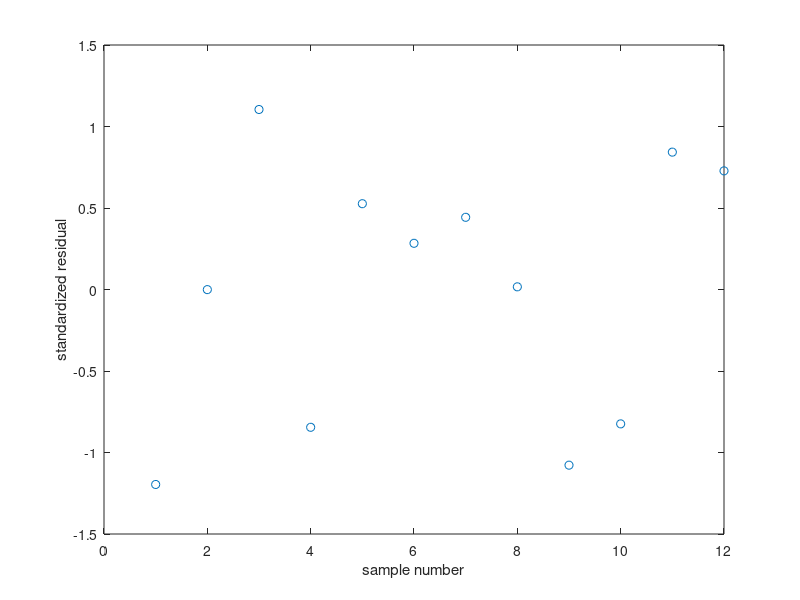
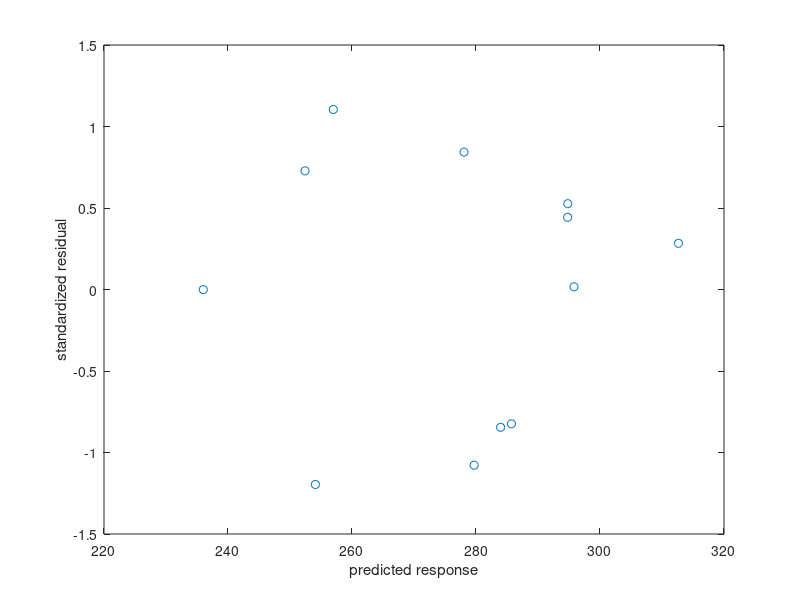
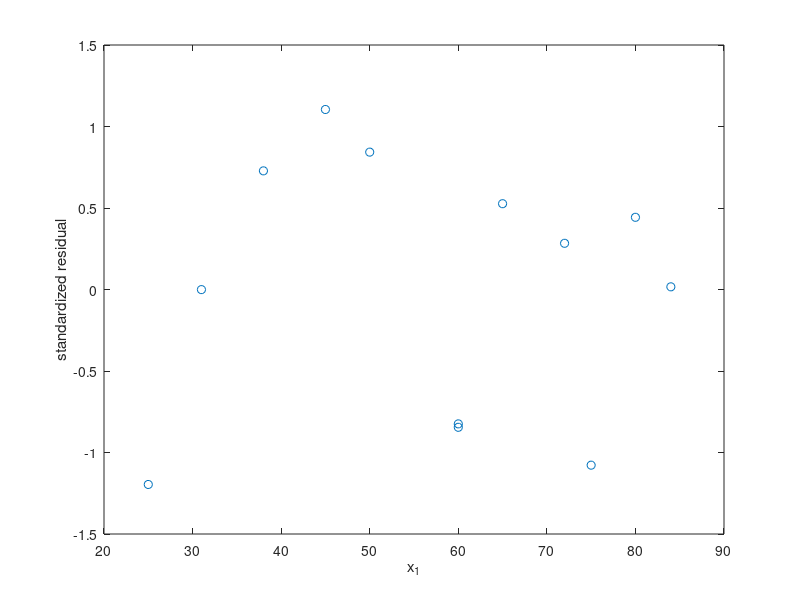
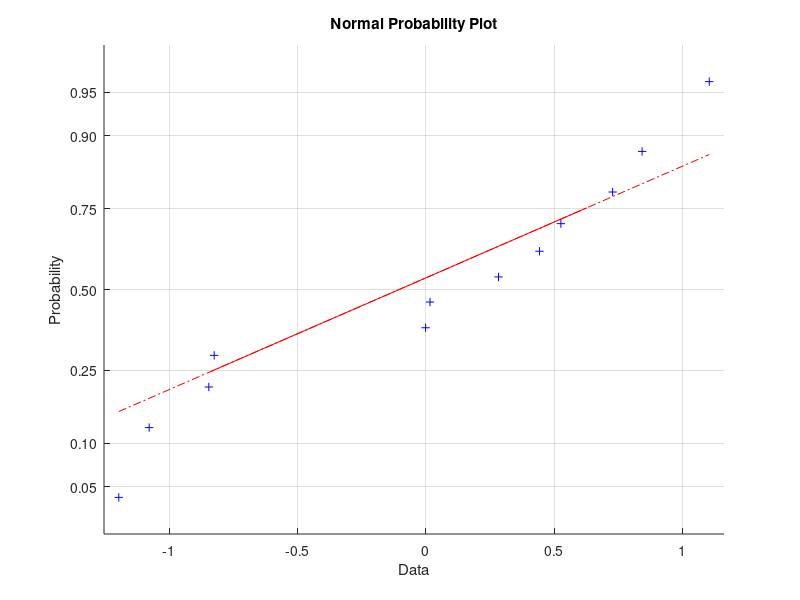

MATLAB code to generate these figures, in order:
clear all
    data = [240	25	24	91	100
			236	31	21	90	95
			270	45	24	88	110
			274	60	25	87	88
            301	65	25	91	94
            316	72	26	94	99
            300	80	25	87	97
            296	84	25	86	96
            267	75	24	88	110
            276	60	25	91	105
            288	50	25	90	100
            261	38	23	89	98];
Y = data(:,1); % formulate Y
X = [ones(size(Y,1),1) data(:,2:5)]; % formulate X

%% Estimate hat theta
thetahat = inv(X'*X)*X'*Y % estimate theta
Yhat = X*thetahat; % predict the responses
epsilon = Y - Yhat; % residuals

%% ANOVA
n = size(Y,1);
k = 4;
p = 5;
SSE = epsilon'*epsilon; % SSE
SSR = thetahat'*X'*Y - sum(Y)^2/n; % SSR
SST = (Y - mean(Y).*ones(n,1))'*(Y - mean(Y).*ones(n,1)); % SST
MSE = SSE/(n-p); % MSE
MSR = SSR/k; % MSR
F0 = MSR/MSE % Test statistic F0
f_alpha = icdf('f',1-0.05,k,n-p) % f value

%% CI calcuation
C = inv(X'*X); % C matrix
t_alpha = icdf('t',1-0.05/2,n-p); % t value when alpha = 0.05
sigma2 = epsilon'*epsilon/(n-p); % estimate of sigma square
CI_l = zeros(p,1);
CI_u = zeros(p,1);
for i=1:p
    CI_l(i) = thetahat(i) - t_alpha*sqrt(C(i,i)*sigma2); % lower bound on theta_i
    CI_u(i) = thetahat(i) + t_alpha*sqrt(C(i,i)*sigma2); % upper bound on theta_i
end
CI_l
CI_u

%% Prediction and its confidence interval
x0 = [1 75 24 90 98]'; % the x
ypred = x0'*thetahat % predicted power consumption

CI_ypred_l = ypred - t_alpha*sqrt(sigma2*(1+x0'*C*x0))
CI_ypred_u = ypred + t_alpha*sqrt(sigma2*(1+x0'*C*x0))

%% Calculate R2 and R2_adj
R2 = SSR/SST
R2_adj = 1 - (SSE/(n-p))/(SST/(n-1))

%% Residual tests
d = epsilon./sqrt(sigma2);
figure(1)
plot(d,'o')
xlabel('sample number')
ylabel('standardized residual')
figure(2)
plot(Yhat,d,'o')
xlabel('predicted response')
ylabel('standardized residual')
figure(3)
plot(X(:,2), d,'o')
xlabel('x_1')
ylabel('standardized residual')
figure(4)
normplot(d);
